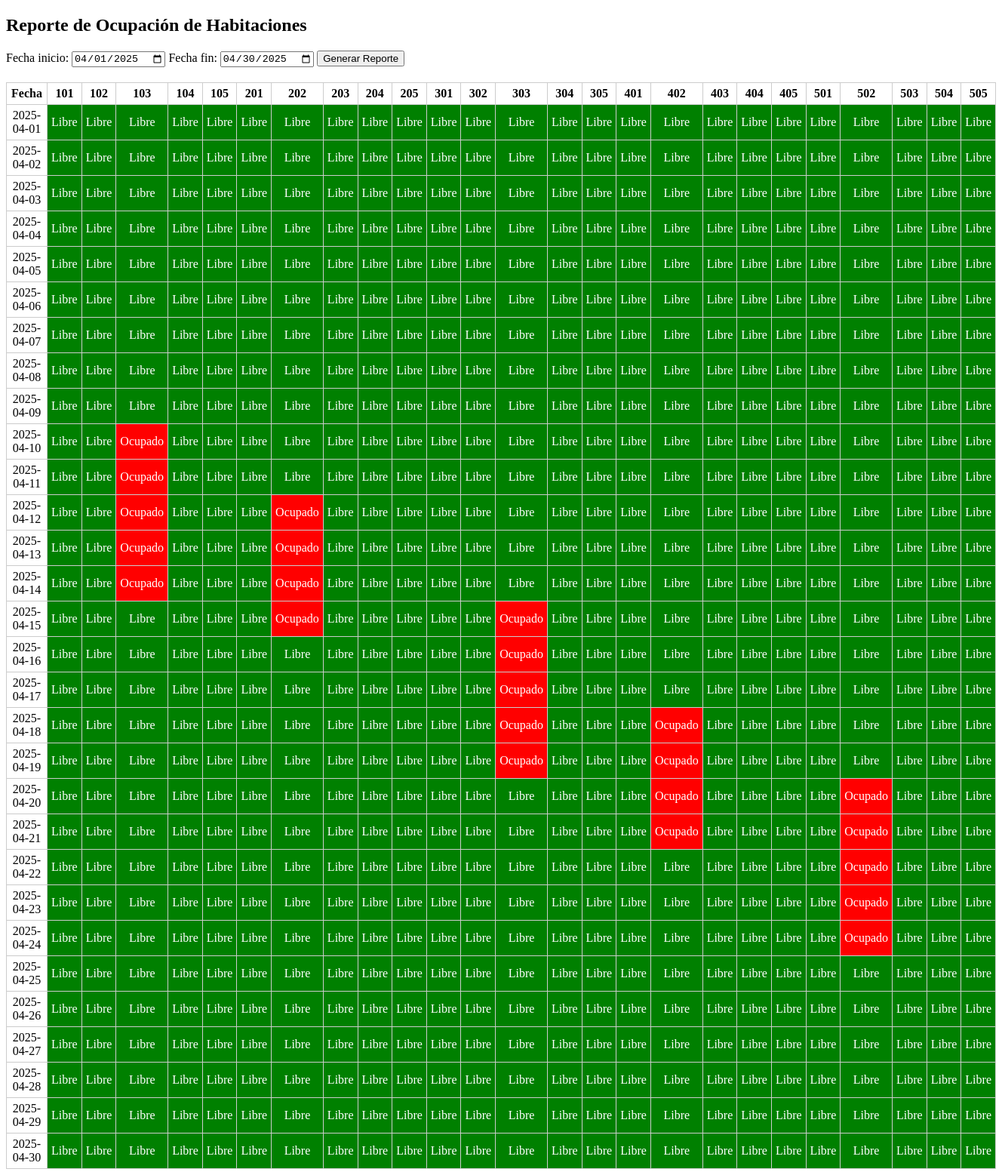
The page /applications/occupied_rooms.php on the database its author committed.
### tables this page shows
CREATE TABLE IF NOT EXISTS habitaciones (
    habitacion_id INT AUTO_INCREMENT PRIMARY KEY,
    propiedad_id INT NOT NULL,
    tipo_habitacion_id INT NOT NULL,
    numero VARCHAR(50) NOT NULL,
    capacidad INT NOT NULL DEFAULT 1,
    estado VARCHAR(50) DEFAULT 'disponible',  
    fecha_creacion DATETIME DEFAULT CURRENT_TIMESTAMP,
    fecha_actualizacion DATETIME ON UPDATE CURRENT_TIMESTAMP,
    CONSTRAINT fk_habitaciones_propiedades
        FOREIGN KEY (propiedad_id) REFERENCES propiedades(propiedad_id)
        ON DELETE CASCADE
        ON UPDATE CASCADE,
    CONSTRAINT fk_habitaciones_tipos_habitacion
        FOREIGN KEY (tipo_habitacion_id) REFERENCES tipos_habitacion(tipo_habitacion_id)
        ON DELETE CASCADE
        ON UPDATE CASCADE
);

### applications/occupied_rooms.php (the view, shortened to what this page needs)
<?php
$mysqli = new mysqli($host, $user, $pass, $dbName);
$start_date = isset($_POST['start_date']) ? $_POST['start_date'] : date('Y-m-01');
$end_date   = isset($_POST['end_date'])   ? $_POST['end_date']   : date('Y-m-t');
$habitaciones = [];
$resultHab = $mysqli->query("SELECT * FROM habitaciones ORDER BY numero ASC");
while ($hab = $resultHab->fetch_assoc()) {
    $habitaciones[] = $hab;
}
$reservas = [];
$sql = "SELECT * FROM reservas
        WHERE fecha_checkin <= '$end_date' AND fecha_checkout >= '$start_date'";
$resResult = $mysqli->query($sql);
while ($res = $resResult->fetch_assoc()) {
    $reservas[] = $res;
}
$occupancy = [];
foreach ($reservas as $res) {
    $habitacion_id = $res['habitacion_id'];
    $resStart = new DateTime($res['fecha_checkin']);
    $resEnd   = new DateTime($res['fecha_checkout']);
    foreach (new DatePeriod($resStart, new DateInterval('P1D'), $resEnd) as $date) {
        $dateStr = $date->format('Y-m-d');
        $occupancy[$habitacion_id][$dateStr] = true;
    }
}
$datePeriod = new DatePeriod(
    new DateTime($start_date),
    new DateInterval('P1D'),
    (new DateTime($end_date))->modify('+1 day')
);
?>
<!DOCTYPE html>
<html lang="es">
<head>
</head>
<body>
    <h2>Reporte de Ocupación de Habitaciones</h2>
    <form method="POST" action="?app=occupied_rooms">
        <label for="start_date">Fecha inicio:
            <input type="date" name="start_date" value="<?php echo htmlspecialchars($start_date); ?>">
        </label>
        <label for="end_date">Fecha fin:
            <input type="date" name="end_date" value="<?php echo htmlspecialchars($end_date); ?>">
        </label>
        <button type="submit">Generar Reporte</button>
    </form>
    <table>
        <thead>
            <tr>
                <th>Fecha</th>
                <?php foreach ($habitaciones as $hab): ?>
                    <th><?php echo htmlspecialchars($hab['numero']); ?></th>
                <?php endforeach; ?>
            </tr>
        </thead>
        <tbody>
            <?php foreach ($datePeriod as $dateObj):
                    $dateStr = $dateObj->format('Y-m-d');
            ?>
            <tr>
                <td><?php echo $dateStr; ?></td>
                <?php foreach ($habitaciones as $hab):
                        $ocupado = isset($occupancy[$hab['habitacion_id']][$dateStr]);
                ?>
                    <td class="<?php echo $ocupado ? 'occupied' : 'available'; ?>">
                        <?php echo $ocupado ? 'Ocupado' : 'Libre'; ?>
                    </td>
                <?php endforeach; ?>
            </tr>
            <?php endforeach; ?>
        </tbody>
    </table>
</body>
</html>

### applications/occupied_rooms.php (style rules this page uses)
table { border-collapse: collapse; width: 100%; }
th, td { border: 1px solid #ccc; padding: 5px; text-align: center; }
.occupied { background-color: red; color: white; }
.available { background-color: green; color: white; }
form { margin-bottom: 20px; }

### rows shown on the page
habitaciones: numero "101", shows "Libre"
habitaciones: numero "102", shows "Libre"
habitaciones: numero "103", shows "Libre"
habitaciones: numero "104", shows "Libre"
habitaciones: numero "105", shows "Libre"
habitaciones: numero "201", shows "Libre"
habitaciones: numero "202", shows "Libre"
habitaciones: numero "203", shows "Libre"
habitaciones: numero "204", shows "Libre"
habitaciones: numero "205", shows "Libre"
habitaciones: numero "301", shows "Libre"
habitaciones: numero "302", shows "Libre"
habitaciones: numero "303", shows "Libre"
habitaciones: numero "304", shows "Libre"
habitaciones: numero "305", shows "Libre"
habitaciones: numero "401", shows "Libre"
habitaciones: numero "402", shows "Libre"
habitaciones: numero "403", shows "Libre"
habitaciones: numero "404", shows "Libre"
habitaciones: numero "405", shows "Libre"
habitaciones: numero "501", shows "Libre"
habitaciones: numero "502", shows "Libre"
habitaciones: numero "503", shows "Libre"
habitaciones: numero "504", shows "Libre"
habitaciones: numero "505", shows "Libre"

### other values the page prints
$dateStr "2025-04-01"
$dateStr "2025-04-02"
$dateStr "2025-04-03"
$dateStr "2025-04-04"
$dateStr "2025-04-05"
$dateStr "2025-04-06"
$dateStr "2025-04-07"
$dateStr "2025-04-08"
$dateStr "2025-04-09"
$dateStr "2025-04-10"
$dateStr "2025-04-11"
$dateStr "2025-04-12"
$dateStr "2025-04-13"
$dateStr "2025-04-14"
$dateStr "2025-04-15"
